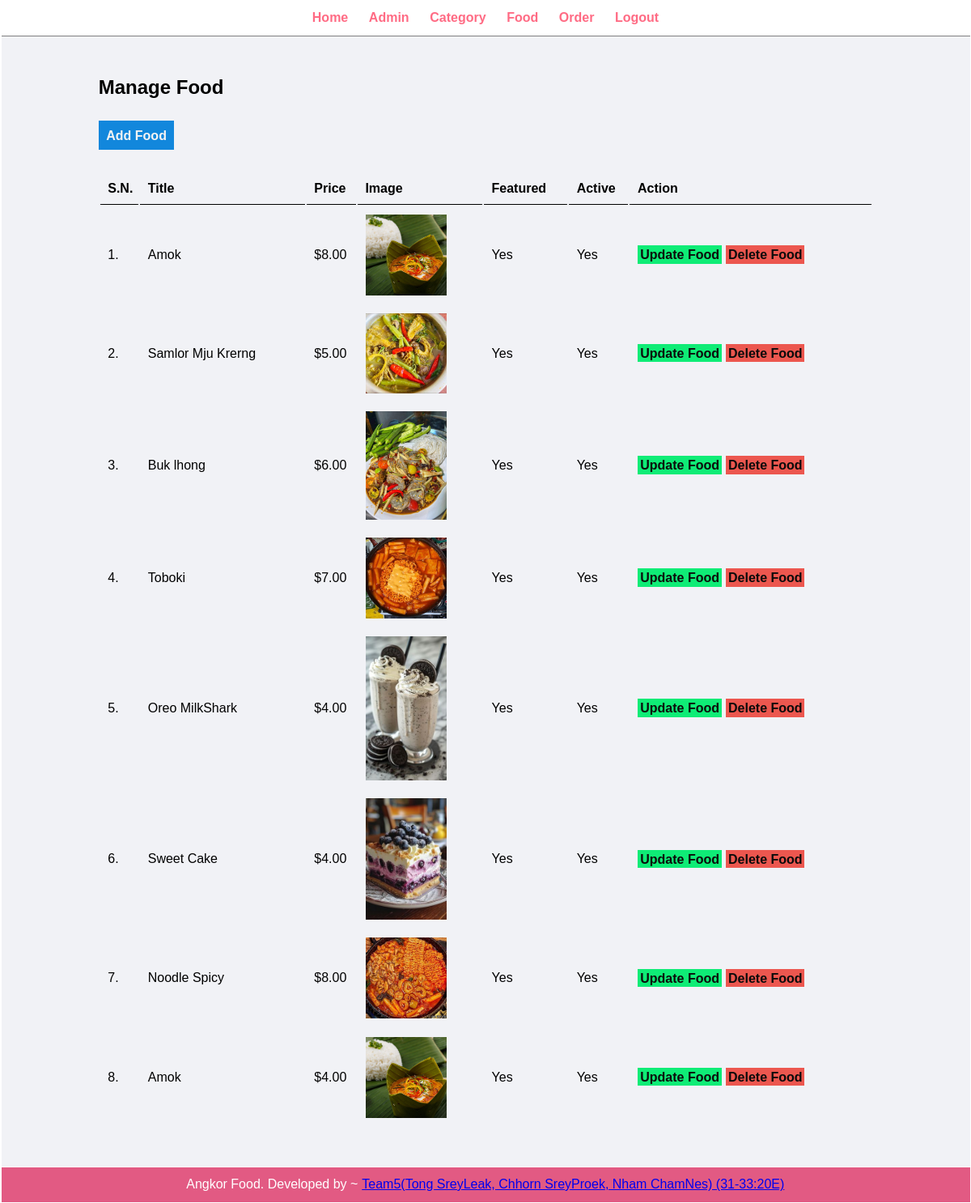
The app's page /admin/manage-food.php (signed in) with its own data.
### tables this page shows
CREATE TABLE `tbl_food` (
  `id` int(10) UNSIGNED NOT NULL,
  `title` varchar(150) NOT NULL,
  `description` text NOT NULL,
  `price` decimal(10,2) NOT NULL,
  `image_name` varchar(255) NOT NULL,
  `category_id` int(10) UNSIGNED NOT NULL,
  `featured` varchar(10) NOT NULL,
  `active` varchar(10) NOT NULL
);

### admin/manage-food.php (the view, shortened to what this page needs)
<?php include   ('partials/menu.php');?>
<div class="main-content">
    <div class="wrapper">
    <h2>Manage Food</h2>
    <br/>
    <br/>
    <a href="<?php echo SITEURL; ?>admin/add-food.php" class="btn-primary">Add Food</a>
    <br/>    <br/>    <br/>
    <table class="tbl-full">
    <tr>
        <th>S.N.</th>
        <th>Title</th>
        <th>Price</th>
        <th>Image</th>
        <th>Featured</th>
        <th>Active</th>
        <th>Action</th>
    </tr>
    <?php
    $sql = "SELECT * FROM tbl_food";
    $res = mysqli_query($conn, $sql);
    $count = mysqli_num_rows($res);
    $sn = 1;
            if ($count > 0) {
                while ($row = mysqli_fetch_assoc($res)) {
                    $id = $row['id'];
                    $title = $row['title'];
                    $price = $row['price'];
                    $image_name = $row['image_name'];
                    $featured = $row['featured'];
                    $active = $row['active'];
        ?>
                    <tr>
                        <td><?php echo $sn++; ?>.</td>
                        <td><?php echo $title; ?></td>
                        <td>$<?php echo $price; ?></td>
                        <td>
                            <?php
                            if($image_name=="") {
                                echo "<div class='error'>Image Not Added.</div>";
                            } else {
                            ?>
                                <img src="<?php echo SITEURL; ?>images/food/<?php echo $image_name; ?>" width="100px">
                            <?php
                            }
                            ?>
                        </td>
                        <td><?php echo $featured; ?></td>
                        <td><?php echo $active; ?></td>
                        <td>
                            <a href="<?php echo SITEURL; ?>admin/update-food.php?id=<?php echo $id; ?> " class="btn-secondary">Update Food</a>
                            <a href="<?php echo SITEURL; ?>admin/delete-food.php?id=<?php echo $id; ?>&image_name=<?php echo $image_name; ?>" class="btn-danger">Delete Food</a>
                        </td>
                    </tr>
        <?php
                }
            } else {
                echo "<tr><td colspan='7' class='error'>Food Not Added Yet. </td></tr>";
            }
        ?>
</table>
</div>
</div>
<?php include   ('partials/footer.php');?>

### css/admin.css (style rules this page uses)
* { margin: 0.5; padding: 0; font-family: Arial, Helvetica, sans-serif; }
.wrapper { padding: 1%; width: 80%; margin: 0 auto; }
.tbl-full { width: 100%; }
table tr th { border-bottom: 1px solid black; padding: 1%; text-align: left; }
table tr td { padding: 1%; }
.btn-primary { background-color: rgb(18, 135, 220); padding: 1%; color: #f5f3f3; text-decoration: none ; font-weight: bold; }
.btn-secondary { background-color: rgb(15, 236, 118); padding: 1%; color: #0b0b0b; text-decoration: none ; font-weight: bold; }
.btn-danger { background-color: rgb(236, 87, 79); padding: 1%; color: #0b0b0b; text-decoration: none ; font-weight: bold; }
.main-content { background-color: #f1f2f6; padding: 3% 0; }

### records on screen
tbl_food: title "Amok", price "8.00", image_name (picture), featured "Yes", active "Yes"
tbl_food: title "Samlor Mju Krerng", price "5.00", image_name (picture), featured "Yes", active "Yes"
tbl_food: title "Buk lhong", price "6.00", image_name (picture), featured "Yes", active "Yes"
tbl_food: title "Toboki", price "7.00", image_name (picture), featured "Yes", active "Yes"
tbl_food: title "Oreo MilkShark", price "4.00", image_name (picture), featured "Yes", active "Yes"
tbl_food: title "Sweet Cake", price "4.00", image_name (picture), featured "Yes", active "Yes"
tbl_food: title "Noodle Spicy", price "8.00", image_name (picture), featured "Yes", active "Yes"
tbl_food: title "Amok", price "4.00", image_name (picture), featured "Yes", active "Yes"
